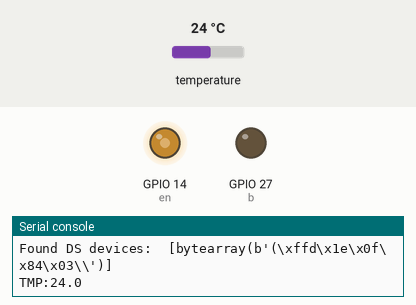
Simulated run of this program. Board: ESP32 board running MicroPython. Shown: output pins drawn as LEDs (lit = HIGH), the last lines printed to the serial console. The inputs (shaded band) are chosen by the test bench; at power-on: temperature 24 °C. Library files of the repository ran but are not shown: writer.py, freesans20.py, ssd1306.py.

Above: at 1.2 s.
1.3 s: temperature set to 24.6 °C
4.5 s: temperature set to 25.6 °C
At 6.5 s:
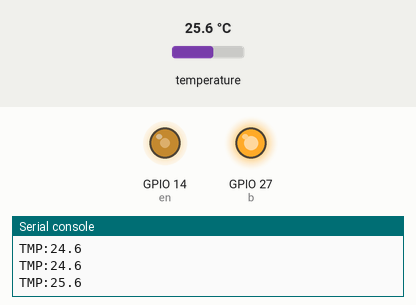
7.3 s: temperature set to 34.3 °C
9.5 s: temperature set to 35.5 °C
At 11.8 s:
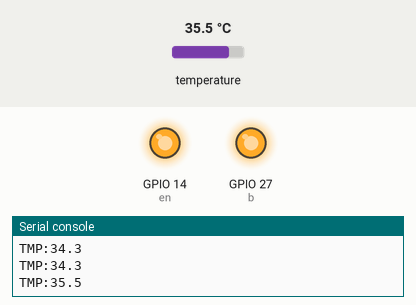
12.3 s: temperature set to 12 °C
At 14.4 s:
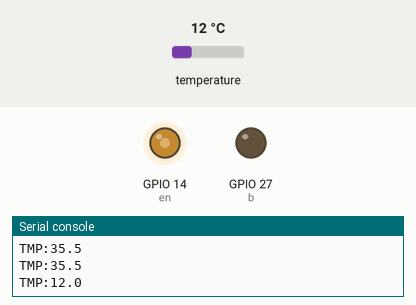
14.8 s: temperature set to 28 °C
At 17.1 s:
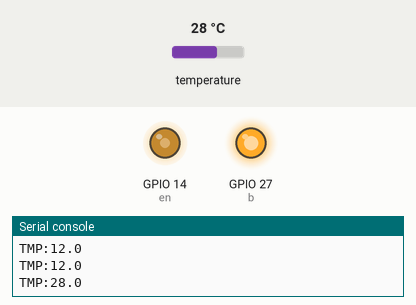
Timing chart, 0 to 18.4 s (numbered marks = the images above; inputs shaded):
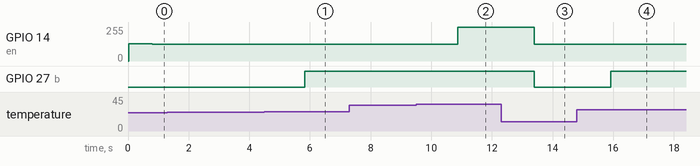

Measured:
- the behaviour switches between 25 and 25.1 °C on temperature (found by bisection; images 0 and 1)
- the behaviour switches between 35 and 35.1 °C on temperature (found by bisection; images 1 and 2)
- after the input at 4.5 s, GPIO 27 (b): LOW → HIGH after 1.3 s
- after the input at 9.5 s, GPIO 14 (en): 125/255 → 255/255 after 1.4 s
- after the input at 12.3 s, GPIO 14 (en): 255/255 → 125/255 after 1.1 s; GPIO 27 (b): HIGH → LOW after 1.1 s
- after the input at 14.8 s, GPIO 27 (b): LOW → HIGH after 1.1 s

The program:

main.py
```python
from ssd1306_setup import WIDTH, HEIGHT, setup
from writer import Writer
import freesans20  # Font to use
import machine, onewire, ds18x20, time
from machine import Pin, PWM

#use_spi=False  # Tested with a 128*64 I2C connected SSD1306 display
#ssd = setup(use_spi)  # Instantiate display: must inherit from framebuf

ds_pin = machine.Pin(4)
ds_sensor = ds18x20.DS18X20(onewire.OneWire(ds_pin))

roms = ds_sensor.scan()
print('Found DS devices: ', roms)

a = Pin(27, Pin.OUT)
b = Pin(27, Pin.OUT)
en = PWM(Pin(14))
en = PWM(Pin(14), freq=20000)

a.off()
b.off()

# Instantiate a writer for a specific font

#wri = Writer(ssd, freesans20)  # verbose = False to suppress console output
#Writer.set_textpos(ssd, 20, 0)  # In case a previous test has altered this

while True:
    ds_sensor.convert_temp()
    time.sleep_ms(750)
    for rom in roms:
      curtemp = round(ds_sensor.read_temp(rom), 1)
      tempstring = "TMP:{}".format(curtemp)
      if curtemp < 25:
        a.off()
        en.duty(500)
      elif curtemp > 25 and curtemp <= 35:
        a.on()
        en.duty(500)
      elif curtemp > 35:
        a.on()
        en.duty(1023)
      #wri.printstring("\n\n")
      #wri.printstring(tempstring)
      print(tempstring)
      #ssd.show()
    time.sleep_ms(500)
```

ssd1306_setup.py
```python
# ssd1306_setup.py Demo pogram for rendering arbitrary fonts to an SSD1306 OLED display.
# Device initialisation

# The MIT License (MIT)
#
# Copyright (c) 2016 Peter Hinch
#
# Permission is hereby granted, free of charge, to any person obtaining a copy
# of this software and associated documentation files (the "Software"), to deal
# in the Software without restriction, including without limitation the rights
# to use, copy, modify, merge, publish, distribute, sublicense, and/or sell
# copies of the Software, and to permit persons to whom the Software is
# furnished to do so, subject to the following conditions:
#
# The above copyright notice and this permission notice shall be included in
# all copies or substantial portions of the Software.
#
# THE SOFTWARE IS PROVIDED "AS IS", WITHOUT WARRANTY OF ANY KIND, EXPRESS OR
# IMPLIED, INCLUDING BUT NOT LIMITED TO THE WARRANTIES OF MERCHANTABILITY,
# FITNESS FOR A PARTICULAR PURPOSE AND NONINFRINGEMENT. IN NO EVENT SHALL THE
# AUTHORS OR COPYRIGHT HOLDERS BE LIABLE FOR ANY CLAIM, DAMAGES OR OTHER
# LIABILITY, WHETHER IN AN ACTION OF CONTRACT, TORT OR OTHERWISE, ARISING FROM,
# OUT OF OR IN CONNECTION WITH THE SOFTWARE OR THE USE OR OTHER DEALINGS IN
# THE SOFTWARE.


# https://learn.adafruit.com/monochrome-oled-breakouts/wiring-128x32-spi-oled-display
# https://www.proto-pic.co.uk/monochrome-128x32-oled-graphic-display.html

# V0.3 12th Aug 2018

import machine
from ssd1306 import SSD1306_SPI, SSD1306_I2C

WIDTH = const(128)
HEIGHT = const(32)

def setup(sclpin=22,sda=21,use_spi=False, soft=True):
    if use_spi:
        # Pyb   SSD
        # 3v3   Vin
        # Gnd   Gnd
        # X1    DC
        # X2    CS
        # X3    Rst
        # X6    CLK
        # X8    DATA
        pdc = machine.Pin('X1', machine.Pin.OUT_PP)
        pcs = machine.Pin('X2', machine.Pin.OUT_PP)
        prst = machine.Pin('X3', machine.Pin.OUT_PP)
        if soft:
            spi = machine.SPI(sck=machine.Pin('X6'), mosi=machine.Pin('X8'), miso=machine.Pin('X7'))
        else:
            spi = machine.SPI(1)
        ssd = SSD1306_SPI(WIDTH, HEIGHT, spi, pdc, prst, pcs)
    else:  # I2C
        # Pyb   SSD
        # 3v3   Vin
        # Gnd   Gnd
        # Y9    CLK
        # Y10   DATA
        if soft:
            pscl = machine.Pin(22, machine.Pin.OPEN_DRAIN)
            psda = machine.Pin(21, machine.Pin.OPEN_DRAIN)
            i2c = machine.I2C(scl=pscl, sda=psda)
        else:
            i2c = machine.I2C(2)
        ssd = SSD1306_I2C(WIDTH, HEIGHT, i2c)
    return ssd
```
